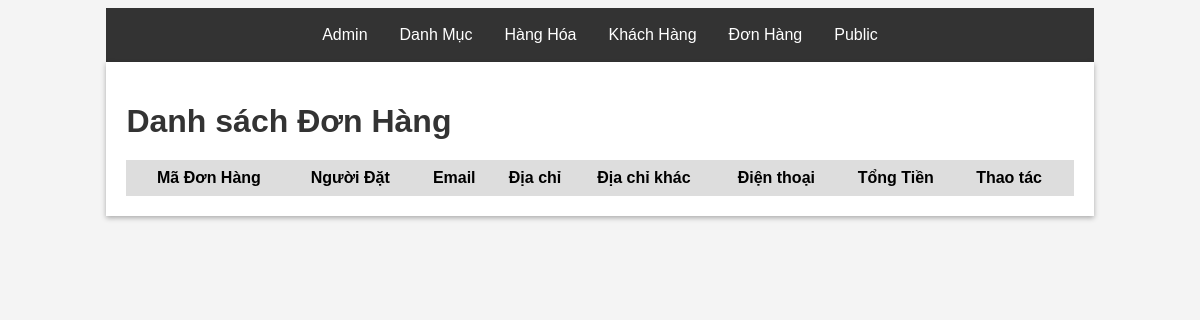
The page /admin/index.php?act=listdh on the database as committed earlier.
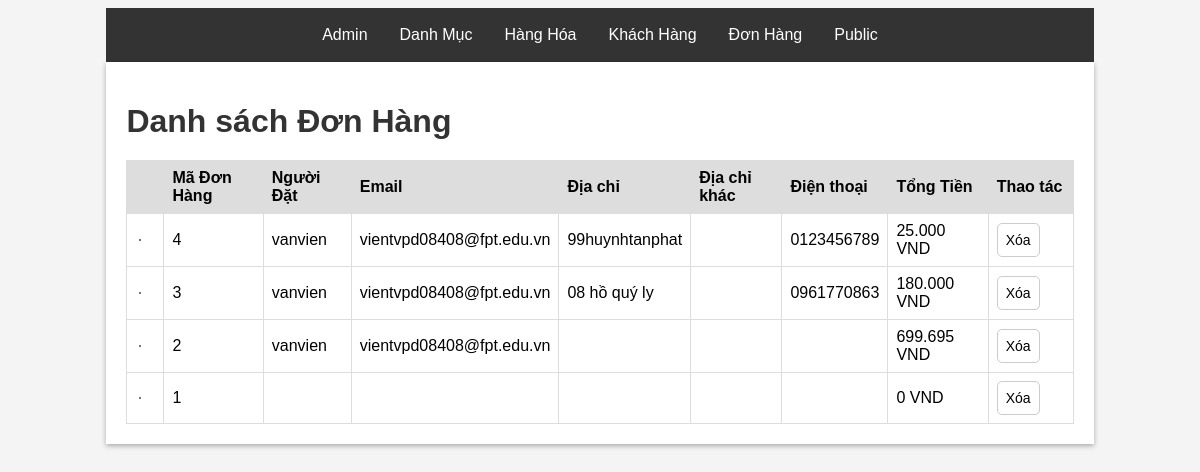
The same page on the database as committed later.
### tables this page shows
CREATE TABLE `order` (
  `id` int(10) NOT NULL,
  `customer_id` int(10) NOT NULL,
  `order_dates` datetime NOT NULL,
  `status` varchar(255) NOT NULL,
  `user` varchar(20) NOT NULL,
  `email` varchar(255) NOT NULL,
  `address` varchar(255) NOT NULL,
  `phone` varchar(20) NOT NULL,
  `total` int(50) NOT NULL
);

### model/pdo.php (called while the page is built, shortened)
<?php
function pdo_get_connection(){
    $dburl = "mysql:host=localhost:3307;dbname=duan1;charset=utf8";
    $username = 'root';
    $password = '';
    $conn = new PDO($dburl, $username, $password);
    $conn->setAttribute(PDO::ATTR_ERRMODE, PDO::ERRMODE_EXCEPTION);
    return $conn;
}
function pdo_query($sql){
    $sql_args = array_slice(func_get_args(), 1);
    try{
        $conn = pdo_get_connection();
        $stmt = $conn->prepare($sql);
        $stmt->execute($sql_args);
        $rows = $stmt->fetchAll();
        return $rows;
    }
    catch(PDOException $e){
        throw $e;
    }
    finally{
        unset($conn);
    }
}

### model/thanhtoan.php (called while the page is built, shortened)
<?php
function load_order(){
    $sql = "SELECT * FROM `order` ORDER BY id desc";
    $listorder=pdo_query($sql);
    return $listorder;
}
?>

### admin/donhang/list.php (the view, shortened to what this page needs)
<div class="container">
        <div class="row fromtitle">
            <h1>Danh sách Đơn Hàng</h1>
        </div>
        <div class="row fromcontent">
            <form action="" method="post">
                <div class="row mb10 mt20 formdsloai">
                    <table>
                        <tr>
                            <th></th>
                            <th>Mã Đơn Hàng</th>
                            <th>Người Đặt</th>
                            <th>Email</th>
                            <th>Địa chỉ</th>
                            <th>Địa chỉ khác</th>
                            <th>Điện thoại</th>
                            <th>Tổng Tiền </th>
                            <th>Thao tác</th>
                        </tr>
                        <?php
                            foreach ($list_order as $taikhoan) {
                                extract($taikhoan);
                                $xoatk='index.php?act=xoadh&id='.$id;
                                echo '<tr>
                                <td><input type="checkbox" name="" id=""></td>
                                <td>'.$id.'</td>
                                <td>'.$user.'</td>
                                <td>'.$email.'</td>
                                <td>'.$address.'</td>
                                <td>'.$address_other.'</td>
                                <td>'.$phone.'</td>
                                <td>'.number_format($total, 0, ".", ".").' VND</td>
                                <td> <a href="'.$xoatk.'"><input type="button" value="Xóa"></a></td>
                            </tr>';
                            }
                        ?>
                    </table>
                </div>
            </form>
        </div>
    </div>

### admin/header.php (shortened to what this page needs)
<!DOCTYPE html>
<html lang="en">
<head>
    <link rel="stylesheet" href="../view/CSS/admin.css">
</head>
<body>
    <div class="navbar">
        <a href="index.php">Admin </a>
        <a href="index.php?act=adddm">Danh Mục</a>
        <a href="index.php?act=addsp">Hàng Hóa</a>
        <a href="index.php?act=listkh">Khách Hàng</a>
        <a href="index.php?act=listdh">Đơn Hàng</a>
        <a href="../index.php">Public</a>
    </div>

### admin/index.php (shortened to what this page needs)
<?php
    include 'header.php';
    include '../model/pdo.php';
    include '../model/thanhtoan.php';
    if(isset($_GET['act'])){
        $act = $_GET['act'];
        switch($act){
            case 'listdh':
                $list_order=load_order();
                include 'donhang/list.php';
                break;
        }
    }else{
        include 'home.php';
    }
?>

### view/CSS/admin.css (style rules this page uses)
body { font-family: Arial, sans-serif; background-color: #f4f4f4; }
.container { max-width: 80%; margin: 0 auto; padding: 20px; background-color: #fff; box-shadow: 0 2px 5px rgba(0, 0, 0, 0.3); }
.navbar { display: flex; width: 80%; margin: 0 auto; justify-content: center; align-items: center; background-color: #333; padding: 10px 20px; }
.navbar a { color: #fff; text-decoration: none; padding: 8px 16px; transition: background-color 0.3s; }
h1 { color: #333; margin-bottom: 20px; }
form { flex-direction: column; }
input, textarea { width: 100%; padding: 8px; border: 1px solid #ccc; border-radius: 3px; font-size: 14px; }
a { text-decoration: none; }
table { border-collapse: collapse; width: 100%; }
th, td { border: 1px solid #dddddd; text-align: left; padding: 8px; }
th { background-color: #dddddd; }
input { align-items: center; width: 10%; }
input[type="button"], input[type="submit"], input[type="reset"] { border-radius: 5px; padding-right: 33px; background-color: white; border: 1px #CCC solid; }

Rows that differ between the two databases and show on the page:
added order: id "4", user "vanvien", email "vientvpd08408@fpt.edu.vn", address "99huynhtanphat", phone "0123456789", total "25.000"
added order: id "3", user "vanvien", email "vientvpd08408@fpt.edu.vn", address "08 hồ quý ly", phone "0961770863", total "180.000"
added order: id "2", user "vanvien", email "vientvpd08408@fpt.edu.vn", total "699.695"
added order: id "1", total "0"
